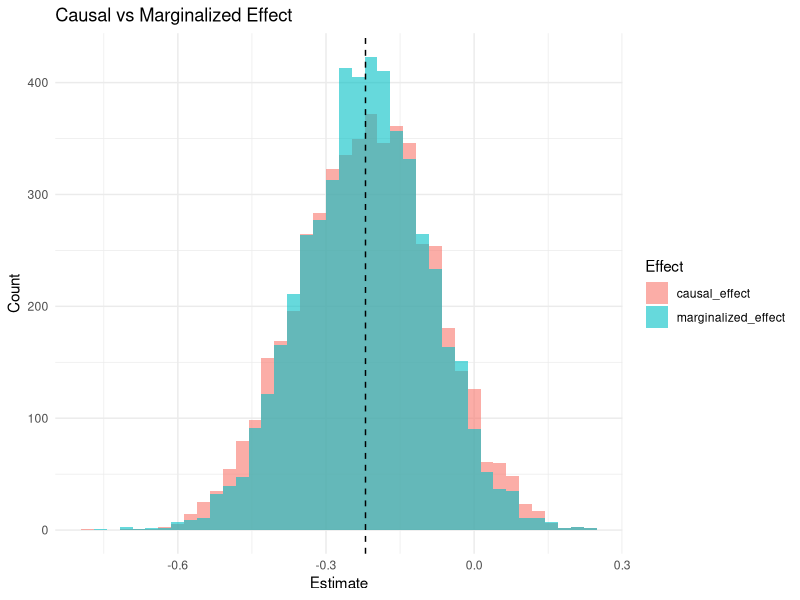

R code for this plot:
## ---- chunk 1
library(dplyr)
library(tidyverse)
library(purrr)
## ---- chunk 2
estimate_causal_gcomp <- function(n_timepoints = 100, 
                                        n_per_time = 50,
                                        a_zx, a_zpz, b_yzp, b_yx,
                                        c_z, c_zp, c_y,
                                        sd_ez, sd_ezp) {
  
  total_n <- n_timepoints * n_per_time
  
  # Generate actual exposure values for each timepoint
  # X_t_actual <- rep(0,n_timepoints)
  X_t_actual <- runif(n_timepoints, 0, 3)
  # Timepoint index for aggregation
  timepoint_idx <- rep(1:n_timepoints, each = n_per_time)
  
  # Generate errors 
  eps_z <- rnorm(total_n, mean = 0, sd = sd_ez)
  eps_zp <- rnorm(total_n, mean = 0, sd = sd_ezp)
  
  # ===== do(X_t = X_t_actual) =====
  X_do0 <- rep(X_t_actual, each = n_per_time)
  Z_do0 <- a_zx * X_do0 + c_z + eps_z
  Zp_do0 <- a_zpz * Z_do0 + c_zp + eps_zp
  linear_pred_do0 <- b_yzp * Zp_do0 + b_yx * X_t_actual + c_y
  p_do0 <- plogis(linear_pred_do0)
  Y_ij_do0 <- rbinom(total_n, 1, p_do0)
  Y_t_do0 <- tapply(Y_ij_do0, timepoint_idx, sum)
  E_Y_do0 <- mean(Y_t_do0)
  
  # ===== do(X_t = X_t_actual + 1) =====
  # Shift exposure up by 1 for each timepoint
  X_do1 <- rep(X_t_actual + 1, each = n_per_time)
  Z_do1 <- a_zx * X_do1 + c_z + eps_z
  Zp_do1 <- a_zpz * Z_do1 + c_zp + eps_zp
  linear_pred_do1 <- b_yzp * Zp_do1 + b_yx * (X_t_actual + 1) + c_y
  p_do1 <- plogis(linear_pred_do1)
  Y_ij_do1 <- rbinom(total_n, 1, p_do1)
  Y_t_do1 <- tapply(Y_ij_do1, timepoint_idx, sum)
  E_Y_do1 <- mean(Y_t_do1)
  
  # Causal effect: average effect of increasing X by 1
  causal_effect <- log(E_Y_do1) - log(E_Y_do0)
  
  return(causal_effect)
}
## ---- chunk 3
# Parameters
a_zx <- 0.9; a_zpz <- 1.0; b_yzp <- -0.8; b_yx <- 0.5
c_z <- 0.1; c_zp <- 0.3; c_y <- -4
sd_ez <- 0.5; sd_ezp <- 0.4

# Theoretical true total causal effect
alpha <- a_zpz * a_zx
T_true <- b_yx + b_yzp * alpha
## ---- chunk 4
# cat("\n========== THEORETICAL TRUE EFFECT ==========\n")
# cat("Total causal effect (T):", T_true, "\n")
# cat("======================================\n\n")
## ---- chunk 5
# Data generating function
generate_data <- function(n_timepoints = 100, n_per_time = 50) {
  total_n <- n_timepoints * n_per_time
  X_t <- runif(n_timepoints, 0, 3)
  X <- rep(X_t, each = n_per_time)
  timepoint_idx <- rep(1:n_timepoints, each = n_per_time)
  
  eps_z <- rnorm(total_n, 0, sd_ez)
  eps_zp <- rnorm(total_n, 0, sd_ezp)
  
  Z <- a_zx * X + c_z + eps_z
  Zp <- a_zpz * Z + c_zp + eps_zp
  linear_pred <- b_yzp * Zp + b_yx * X + c_y
  Y_ij <- rbinom(total_n, 1, plogis(linear_pred))
  Y_t <- tapply(Y_ij, timepoint_idx, sum)
  
  return(data.frame(timepoint = 1:n_timepoints, X = X_t, Y = Y_t, n = n_per_time))
}

# Estimate marginalized effect
estimate_marginalized <- function(data) {
  fit <- glm(Y ~ X, data = data, family = poisson(), offset = log(n))
  return(coef(fit)["X"])
}

# Run simulation
run_simulation <- function(n_reps = 200, n_timepoints = 100, n_per_time = 50) {
  
  results <- data.frame(
    rep = 1:n_reps,
    marginalized_effect = NA_real_,
    causal_effect = NA_real_
  )
  
  for (rep in 1:n_reps) {
    if (rep %% 50 == 0) cat("Replication", rep, "of", n_reps, "\n")
    
    # Generate data
    data <- generate_data(n_timepoints, n_per_time)
    
    # Marginalized effect
    results$marginalized_effect[rep] <- estimate_marginalized(data)
    
    # Causal effect (using corrected function with x_ref = mean X)
    # x_ref <- mean(data$X)
    results$causal_effect[rep] <- estimate_causal_gcomp(
      n_timepoints = n_timepoints,
      n_per_time = n_per_time,
      # x_ref = x_ref,
      a_zx = a_zx, a_zpz = a_zpz, b_yzp = b_yzp, b_yx = b_yx,
      c_z = c_z, c_zp = c_zp, c_y = c_y,
      sd_ez = sd_ez, sd_ezp = sd_ezp
    )
  }
  
  return(results)
}
## ---- chunk 6
# Run
set.seed(42)
cat("Running simulation...\n")
sim_results <- run_simulation(n_reps = 5000, n_timepoints = 100, n_per_time = 80)

# Summary
summary_stats <- sim_results %>%
  summarise(
    marg_mean = mean(marginalized_effect, na.rm = TRUE),
    marg_sd = sd(marginalized_effect, na.rm = TRUE),
    causal_mean = mean(causal_effect, na.rm = TRUE),
    causal_sd = sd(causal_effect, na.rm = TRUE),
    diff_mean = mean(marginalized_effect - causal_effect, na.rm = TRUE)
  )
summary_stats
## ---- chunk 7
cat("\n========== RESULTS ==========\n")
cat("Theoretical True EFFECT:", T_true, "\n")
cat("Marginalized mean:", round(summary_stats$marg_mean, 4), "\n")
cat("Causal mean:", round(summary_stats$causal_mean, 4), "\n")
cat("Difference:", round(summary_stats$diff_mean, 4), "\n")
cat("=============================\n")
## ---- chunk 8
# Histogram
sim_results_long <- sim_results %>%
  pivot_longer(cols = c(marginalized_effect, causal_effect),
               names_to = "effect_type",
               values_to = "estimate")

ggplot(sim_results_long, aes(x = estimate, fill = effect_type)) +
  geom_histogram(alpha = 0.6, bins = 40, position = "identity") +
  geom_vline(xintercept = T_true, linetype = "dashed") +
  labs(title = "Causal vs Marginalized Effect",
       x = "Estimate", y = "Count", fill = "Effect") +
  theme_minimal()
